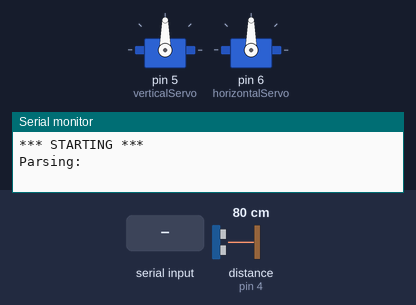
A sketch run on a simulated Arduino Nano, built with avr-gcc and run on an emulated ATmega328P. Shown: 2 × servo, the last lines printed to the serial monitor. The inputs (shaded band) are chosen by the test bench; at power-on: distance to the obstacle (sensor on pin 4) 80 cm. The echo pulse lasts 58.3 µs per cm.

Above: at 1.2 s.
1.3 s: "IMG" received over Serial
At 2.5 s:
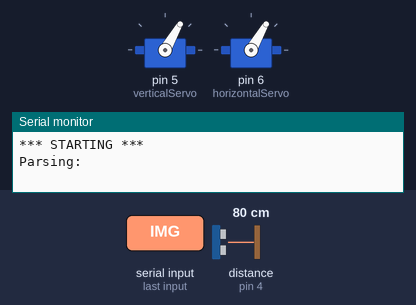
4.3 s: distance to the obstacle (sensor on pin 4) set to 2 cm
At 21.39 s:
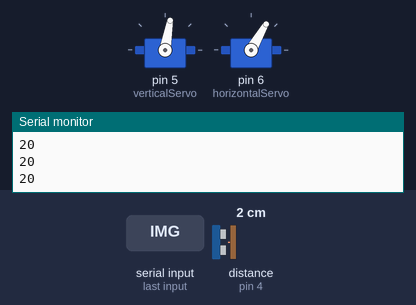
Timing chart, 0 to 23.0 s (numbered marks = the images above; inputs shaded):
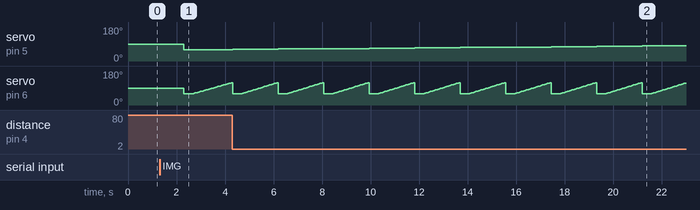

The sketch:

arduino_code.ino
```cpp
#include <Servo.h>

// This is using an arduino Nano
#define triggerPin 3
#define echoPin 4

//Servo needs to be on PWM pins:
#define horizontalServo 6
#define verticalServo 5

//Global variables for servos
Servo vServo, hServo;

void setup() {
  // Starting serial
  Serial.begin(115200);
  Serial.println("*** STARTING ***");

  //Setting up pins
  pinMode(triggerPin, OUTPUT);
  pinMode(echoPin, INPUT);

  //Setting up servos
  vServo.attach(verticalServo);
  hServo.attach(horizontalServo);
  vServo.write(90);
  hServo.write(90);
}


//This function is borrowed from internet:
//A timiout has been added at the pulseIn function
int compute_distance()
{
  // establish variables for duration of the ping,
  // and the distance result in centimeters
  long duration, mm;

  // The sensor is triggered by a HIGH pulse of 10 or more microseconds.
  // Give a short LOW pulse beforehand to ensure a clean HIGH pulse:
  digitalWrite(triggerPin, LOW);
  delayMicroseconds(2);
  digitalWrite(triggerPin, HIGH);
  delayMicroseconds(10);
  digitalWrite(triggerPin, LOW);

  // Read the signal from the sensor: a HIGH pulse whose
  // duration is the time (in microseconds) from the sending
  // of the ping to the reception of its echo off of an object.

  duration = pulseIn(echoPin, HIGH, 40000);


  //Converting and returning milimeters
  mm = duration * 10 / 29 /2;
  return mm ;
}

void complete_scan()
{
  //Starting zone
  int hmin = 60;
  int vmin = 60;

  // Steps setup:
  int hstep = 2;
  int vstep = 2;


  for (int v = 0; v < 30; v++)
  {
    vServo.write(vmin + v * vstep);
    bool newline = true;
    for (int x = 0; x <  30; x++)
    {
      hServo.write(hmin + x * hstep);
      if (newline)
        delay(350);
      delay(50);
      newline = false;
      int result  = compute_distance();
      int tries = 0;

      //This catch sensors's errors and retry:
      while ((result >= 4000 || result == 0) && tries < 5)
      {
        delay(100);
        result = compute_distance();
        tries++;
      }
      if (result > 4000)
        result = 4000;
      Serial.println(result);
    }
  }
}


//Main loop
void loop() {
  //This will start to sync with the arduino
  Serial.print("Parsing:\n");

  //Wait for serial:
  while (!Serial.available()) {}

  //Read serial command:
  String command = Serial.readString();

  //This is for manual testing
  if (command == "MOVE")
  {
    Serial.println("M");

    while (!Serial.available()) {}
    String hmovestring = Serial.readString();
    int hmove = hmovestring.toInt();
    Serial.println(hmovestring);
    hServo.write(hmove);

    while (!Serial.available()) {}
    int vmove = Serial.parseInt();
    Serial.println(vmove);
    vServo.write(vmove);
  }

  //Return the distance at the current position
  if (command == "SCAN")
  {
    //Serial.println("S");
    Serial.println(compute_distance());
  }

  //Launch the all 30*30 scan
  if (command == "IMG")
    complete_scan();
}
```

Measured:
- after the input at 1.3 s, servo on pin 5 (verticalServo): 90° → 60° after 1.0 s
- by itself, servo on pin 6 (horizontalServo): ramps from 60° to 118° and jumps back, once every 1.9 s
